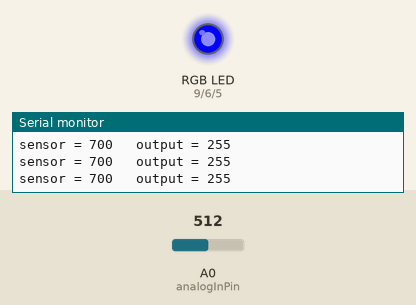
This sketch was run on a simulated Arduino Uno, built with avr-gcc and run on an emulated ATmega328P. On the bench: an RGB LED mixed from three pins (HIGH = lit), the last lines printed to the serial monitor. The inputs (shaded band) are chosen by the test bench; at power-on: A0 (analogInPin) = 512.

Above: at 1.2 s.
1.3 s: A0 (analogInPin) set to 762
4.3 s: A0 (analogInPin) set to 790
At 5.3 s:
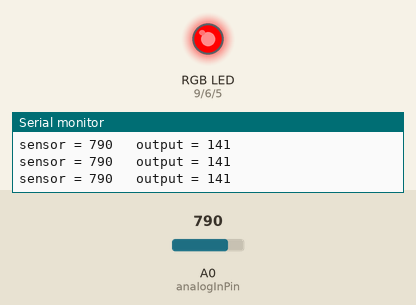
5.8 s: A0 (analogInPin) set to 820
8.8 s: A0 (analogInPin) set to 844
At 9.2 s:
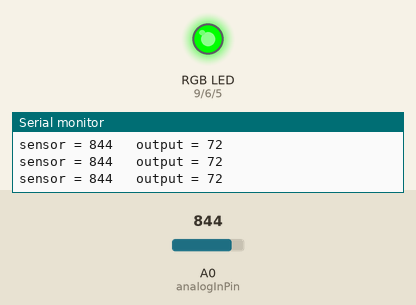
Timing chart, 0 to 11.3 s (numbered marks = the images above; inputs shaded):
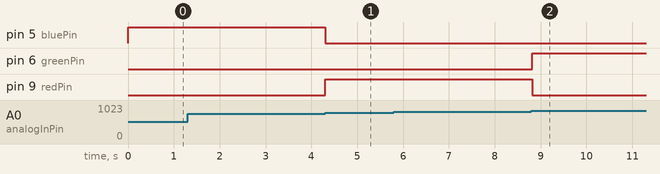

The sketch:

RGB.ino
```cpp
const int analogInPin = A0;
int greenPin = 6;
int redPin = 9;
int bluePin = 5;

int sensorValue = 0;
int outputValue = 0;


void setup() {
  Serial.begin(9600);
  pinMode(greenPin,OUTPUT);
  pinMode(redPin,OUTPUT);
  pinMode(bluePin,OUTPUT);
}

void loop() {
  sensorValue = analogRead(analogInPin);
  if (sensorValue < 700) sensorValue = 700;
  if (sensorValue > 900) sensorValue = 900;
  outputValue = map(sensorValue, 700, 900, 255, 0);
  if(outputValue <= 85){//點亮綠色
    analogWrite(greenPin,255);
    analogWrite(redPin,0);
    analogWrite(bluePin,0);
  }
  else if(outputValue < 160 && outputValue > 85){//點亮紅色
    analogWrite(greenPin,0);
    analogWrite(redPin,255);
    analogWrite(bluePin,0);
  }
  else if(outputValue >= 160){//點亮藍色
    analogWrite(greenPin,0);
    analogWrite(redPin,0);
    analogWrite(bluePin,255);
  }
  Serial.print("sensor = " );
  Serial.print(sensorValue);
  Serial.print("\t output = ");
  Serial.println(outputValue);
  delay(2);
  }
```

Measured:
- the behaviour switches between 775 and 776 on A0 (analogInPin) (found by bisection; images 0 and 1)
- the behaviour switches between 833 and 834 on A0 (analogInPin) (found by bisection; images 1 and 2)
- after the input at 4.3 s, pin 5 (bluePin): HIGH → LOW at once; pin 9 (redPin): LOW → HIGH at once
- after the input at 8.8 s, pin 6 (greenPin): LOW → HIGH at once; pin 9 (redPin): HIGH → LOW at once
